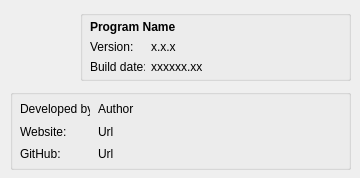
<?xml version="1.0" encoding="UTF-8"?>
<ui version="4.0">
 <class>AboutDialog</class>
 <widget class="QDialog" name="AboutDialog">
  <property name="windowModality">
   <enum>Qt::WindowModal</enum>
  </property>
  <property name="geometry">
   <rect>
    <x>0</x>
    <y>0</y>
    <width>360</width>
    <height>178</height>
   </rect>
  </property>
  <property name="minimumSize">
   <size>
    <width>360</width>
    <height>178</height>
   </size>
  </property>
  <property name="maximumSize">
   <size>
    <width>360</width>
    <height>178</height>
   </size>
  </property>
  <property name="contextMenuPolicy">
   <enum>Qt::DefaultContextMenu</enum>
  </property>
  <property name="windowTitle">
   <string>About ESP Serial Monitor+</string>
  </property>
  <property name="modal">
   <bool>true</bool>
  </property>
  <widget class="QGroupBox" name="groupBox">
   <property name="geometry">
    <rect>
     <x>80</x>
     <y>10</y>
     <width>271</width>
     <height>71</height>
    </rect>
   </property>
   <property name="title">
    <string/>
   </property>
   <widget class="QWidget" name="gridLayoutWidget">
    <property name="geometry">
     <rect>
      <x>10</x>
      <y>10</y>
      <width>183</width>
      <height>53</height>
     </rect>
    </property>
    <layout class="QGridLayout" name="gridLayout_3">
     <item row="2" column="0">
      <widget class="QLabel" name="label_4">
       <property name="maximumSize">
        <size>
         <width>55</width>
         <height>16777215</height>
        </size>
       </property>
       <property name="text">
        <string>Build date:</string>
       </property>
      </widget>
     </item>
     <item row="1" column="0">
      <widget class="QLabel" name="label_3">
       <property name="text">
        <string>Version:</string>
       </property>
      </widget>
     </item>
     <item row="1" column="1">
      <widget class="QLabel" name="labelVersion">
       <property name="text">
        <string>x.x.x</string>
       </property>
      </widget>
     </item>
     <item row="2" column="1">
      <widget class="QLabel" name="labelBuildDate">
       <property name="text">
        <string>xxxxxx.xx</string>
       </property>
      </widget>
     </item>
     <item row="0" column="0" colspan="2">
      <widget class="QLabel" name="labelProgName">
       <property name="font">
        <font>
         <weight>75</weight>
         <bold>true</bold>
        </font>
       </property>
       <property name="text">
        <string>Program Name</string>
       </property>
      </widget>
     </item>
    </layout>
   </widget>
  </widget>
  <widget class="QGroupBox" name="groupBox_3">
   <property name="geometry">
    <rect>
     <x>10</x>
     <y>89</y>
     <width>341</width>
     <height>81</height>
    </rect>
   </property>
   <property name="title">
    <string/>
   </property>
   <widget class="QWidget" name="layoutWidget">
    <property name="geometry">
     <rect>
      <x>10</x>
      <y>10</y>
      <width>321</width>
      <height>65</height>
     </rect>
    </property>
    <layout class="QGridLayout" name="gridLayout">
     <property name="horizontalSpacing">
      <number>8</number>
     </property>
     <property name="verticalSpacing">
      <number>2</number>
     </property>
     <item row="2" column="0">
      <widget class="QLabel" name="label_7">
       <property name="text">
        <string>GitHub:</string>
       </property>
      </widget>
     </item>
     <item row="0" column="0">
      <widget class="QLabel" name="label_5">
       <property name="maximumSize">
        <size>
         <width>70</width>
         <height>16777215</height>
        </size>
       </property>
       <property name="text">
        <string>Developed by:</string>
       </property>
      </widget>
     </item>
     <item row="1" column="0">
      <widget class="QLabel" name="label_6">
       <property name="layoutDirection">
        <enum>Qt::LeftToRight</enum>
       </property>
       <property name="text">
        <string>Website:</string>
       </property>
      </widget>
     </item>
     <item row="0" column="1" colspan="2">
      <widget class="QLabel" name="labelAuthor">
       <property name="text">
        <string>Author</string>
       </property>
      </widget>
     </item>
     <item row="1" column="1" colspan="2">
      <widget class="QLabel" name="labelWebSite">
       <property name="text">
        <string>Url</string>
       </property>
      </widget>
     </item>
     <item row="2" column="1" colspan="2">
      <widget class="QLabel" name="labelGitHub">
       <property name="text">
        <string>Url</string>
       </property>
      </widget>
     </item>
    </layout>
   </widget>
  </widget>
  <widget class="QLabel" name="label">
   <property name="geometry">
    <rect>
     <x>10</x>
     <y>10</y>
     <width>71</width>
     <height>71</height>
    </rect>
   </property>
   <property name="text">
    <string/>
   </property>
   <property name="pixmap">
    <pixmap resource="resources.qrc">:/img/hamlab_64x64.png</pixmap>
   </property>
  </widget>
 </widget>
 <resources>
  <include location="resources.qrc"/>
 </resources>
 <connections/>
</ui>
